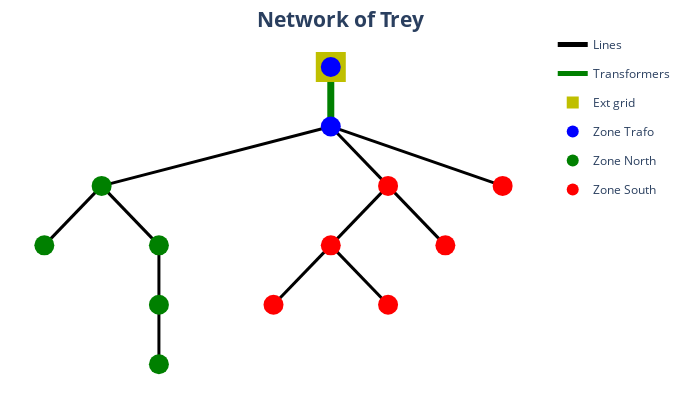

Notebook code for this chart:
### Markdown cell above
Plot the net

### Code cell
plot = pp_plot.plot_power_network(net, plot_title="Network of Trey")

### Figure 1 — Plotly figure (JSON) as saved in the notebook; plotly's stock layout.template omitted (floating-point values rounded to 4 significant figures)
{"data": [{"hoverinfo": "text", "legendgroup": "lines", "line": {"color": "rgb(0, 0, 0)", "width": 3}, "mode": "lines", "name": "Lines", "showlegend": true, "text": "GKN3x150_150", "type": "scatter", "x": [0, -1, -2], "y": [-1, -1.5, -2]}, {"hoverinfo": "text", "legendgroup": "lines", "line": {"color": "rgb(0, 0, 0)", "width": 3}, "mode": "lines", "name": "Lines", "showlegend": false, "text": "GKN3x150_150_2", "type": "scatter", "x": [-2, -2.25, -2.5], "y": [-2, -2.5, -3]}, {"hoverinfo": "text", "legendgroup": "lines", "line": {"color": "rgb(0, 0, 0)", "width": 3}, "mode": "lines", "name": "Lines", "showlegend": false, "text": "GKN3X95_95", "type": "scatter", "x": [-2, -1.75, -1.5], "y": [-2, -2.5, -3]}, {"hoverinfo": "text", "legendgroup": "lines", "line": {"color": "rgb(0, 0, 0)", "width": 3}, "mode": "lines", "name": "Lines", "showlegend": false, "text": "GKT3X50_50", "type": "scatter", "x": [-1.5, -1.5, -1.5], "y": [-3, -3.5, -4]}, {"hoverinfo": "text", "legendgroup": "lines", "line": {"color": "rgb(0, 0, 0)", "width": 3}, "mode": "lines", "name": "Lines", "showlegend": false, "text": "GKT3X50_50_2", "type": "scatter", "x": [-1.5, -1.5, -1.5], "y": [-4, -4.5, -5]}, {"hoverinfo": "text", "legendgroup": "lines", "line": {"color": "rgb(0, 0, 0)", "width": 3}, "mode": "lines", "name": "Lines", "showlegend": false, "text": "GKN3x150_150_3", "type": "scatter", "x": [0, 0.25, 0.5], "y": [-1, -1.5, -2]}, {"hoverinfo": "text", "legendgroup": "lines", "line": {"color": "rgb(0, 0, 0)", "width": 3}, "mode": "lines", "name": "Lines", "showlegend": false, "text": "GKN3X95_95_2", "type": "scatter", "x": [0.5, 0.25, 0], "y": [-2, -2.5, -3]}, {"hoverinfo": "text", "legendgroup": "lines", "line": {"color": "rgb(0, 0, 0)", "width": 3}, "mode": "lines", "name": "Lines", "showlegend": false, "text": "GKN3x150_150_4", "type": "scatter", "x": [0, -0.25, -0.5], "y": [-3, -3.5, -4]}, {"hoverinfo": "text", "legendgroup": "lines", "line": {"color": "rgb(0, 0, 0)", "width": 3}, "mode": "lines", "name": "Lines", "showlegend": false, "text": "GKN3X50_50", "type": "scatter", "x": [0, 0.25, 0.5], "y": [-3, -3.5, -4]}, {"hoverinfo": "text", "legendgroup": "lines", "line": {"color": "rgb(0, 0, 0)", "width": 3}, "mode": "lines", "name": "Lines", "showlegend": false, "text": "GKN3X50_50_2", "type": "scatter", "x": [0.5, 0.75, 1], "y": [-2, -2.5, -3]}, {"hoverinfo": "text", "legendgroup": "lines", "line": {"color": "rgb(0, 0, 0)", "width": 3}, "mode": "lines", "name": "Lines", "showlegend": false, "text": "GKN3X240_240", "type": "scatter", "x": [0, 0.75, 1.5], "y": [-1, -1.5, -2]}, {"hoverinfo": "text", "legendgroup": "lines", "marker": {"color": "rgb(0, 0, 0)", "size": 1, "symbol": "circle"}, "mode": "markers", "name": "edge_center", "showlegend": false, "type": "scatter", "x": [-1], "y": [-1.5]}, {"hoverinfo": "text", "legendgroup": "Transformers", "line": {"color": "rgb(0, 128, 0)", "width": 7}, "mode": "lines", "name": "Transformers", "showlegend": true, "text": "STMT003438<br>0.63 MVA", "type": "scatter", "x": [0, 0, 0], "y": [0, -0.5, -1]}, {"hoverinfo": "text", "legendgroup": "Transformers", "marker": {"color": "rgb(0, 128, 0)", "size": 1, "symbol": "circle"}, "mode": "markers", "name": "edge_center", "showlegend": false, "text": ["STMT003438<br>0.63 MVA"], "type": "scatter", "x": [0], "y": [-0.5]}, {"hoverinfo": "text", "marker": {"color": "rgb(191, 191, 0)", "size": 30, "symbol": "square"}, "mode": "markers", "name": "Ext grid", "text": [null], "type": "scatter", "x": [0], "y": [0]}, {"hoverinfo": "text", "marker": {"color": "rgb(0, 0, 255)", "size": 20, "symbol": "circle"}, "mode": "markers", "name": "Zone Trafo", "text": ["STMT003438<br>0.42 kV", "STMT003438HV<br>18.3 kV"], "type": "scatter", "x": [0, 0], "y": [-1, 0]}, {"hoverinfo": "text", "marker": {"color": "rgb(0, 128, 0)", "size": 20, "symbol": "circle"}, "mode": "markers", "name": "Zone North", "text": ["CDBT004764<br>0.42 kV", "CDBT003746<br>0.42 kV", "CDBT004760<br>0.42 kV", "CDBT012139<br>0.42 kV", "CDBT900784<br>0.42 kV"], "type": "scatter", "x": [-2, -2.5, -1.5, -1.5, -1.5], "y": [-2, -3, -3, -4, -5]}, {"hoverinfo": "text", "marker": {"color": "rgb(255, 0, 0)", "size": 20, "symbol": "circle"}, "mode": "markers", "name": "Zone South", "text": ["CDBT901452<br>0.42 kV", "CDBT004774<br>0.42 kV", "CDBT901604<br>0.42 kV", "CDBT016055<br>0.42 kV", "N1<br>0.42 kV", "60437<br>0.42 kV"], "type": "scatter", "x": [0.5, 0, -0.5, 0.5, 1, 1.5], "y": [-2, -3, -4, -4, -3, -2]}], "layout": {"font": {"size": 15}, "height": 400, "hovermode": "closest", "legend": {"font": {"size": 12}, "itemsizing": "constant"}, "margin": {"b": 5, "l": 5, "r": 5, "t": 30}, "paper_bgcolor": "white", "plot_bgcolor": "white", "showlegend": true, "title": {"text": "<b>Network of Trey<b>", "x": 0.5, "xanchor": "center", "y": 0.97, "yanchor": "top"}, "width": 680, "xaxis": {"showgrid": false, "showticklabels": false, "tickfont": {"family": "Arial Black", "size": 12}, "title": {"font": {"size": 12}}, "zeroline": false}, "yaxis": {"showgrid": false, "showticklabels": false, "tickfont": {"family": "Arial Black", "size": 12}, "title": {"font": {"size": 12}}, "zeroline": false}}}
